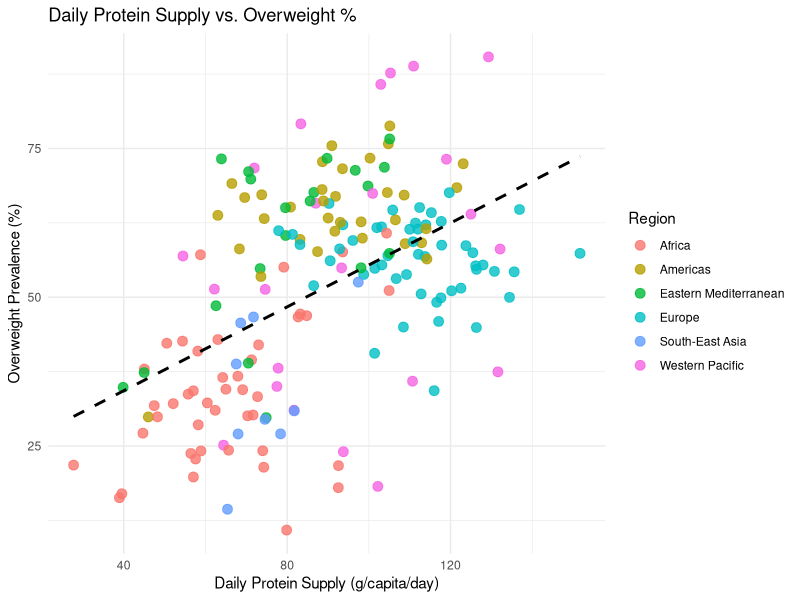
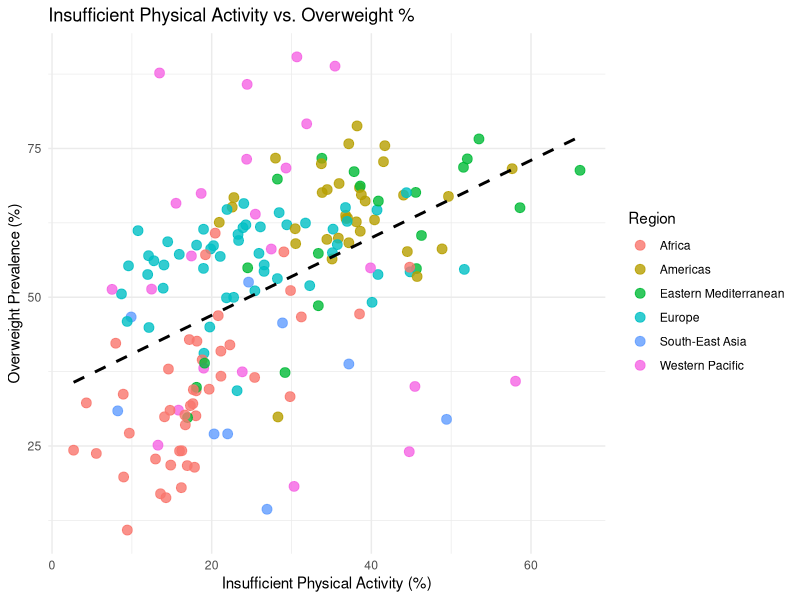
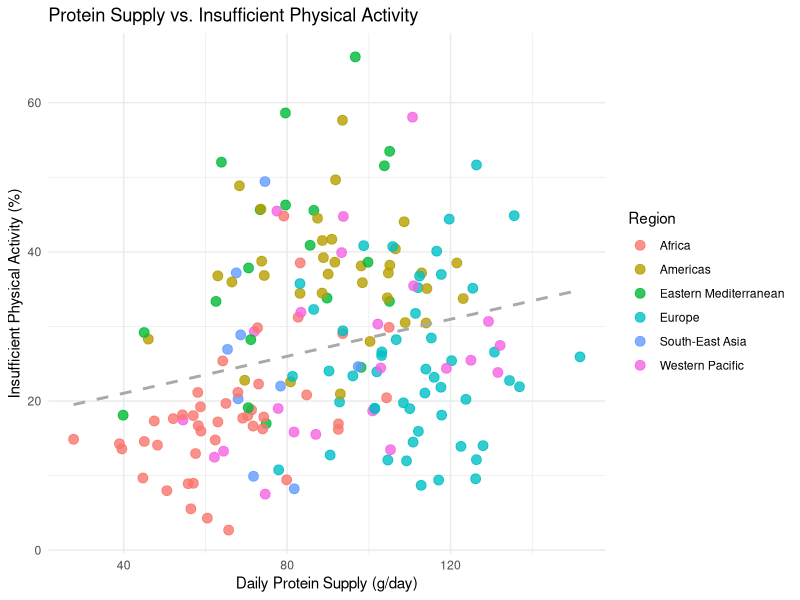
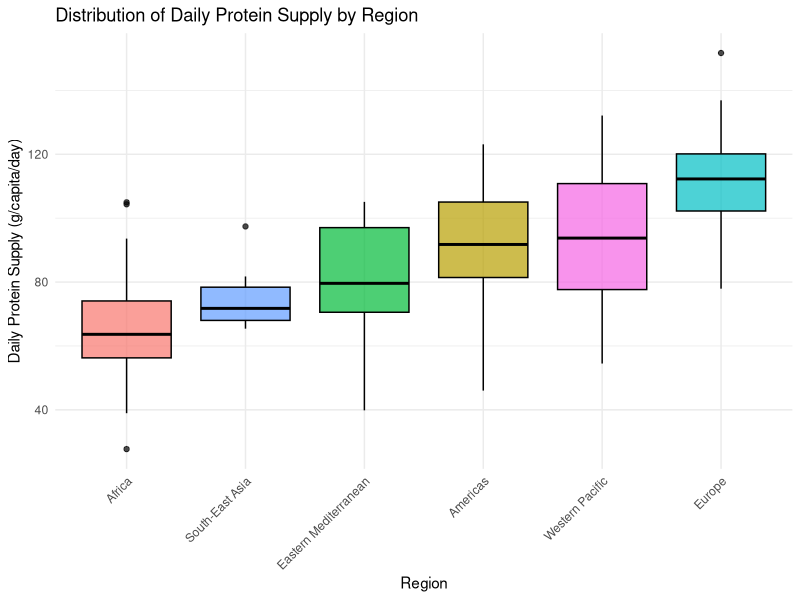
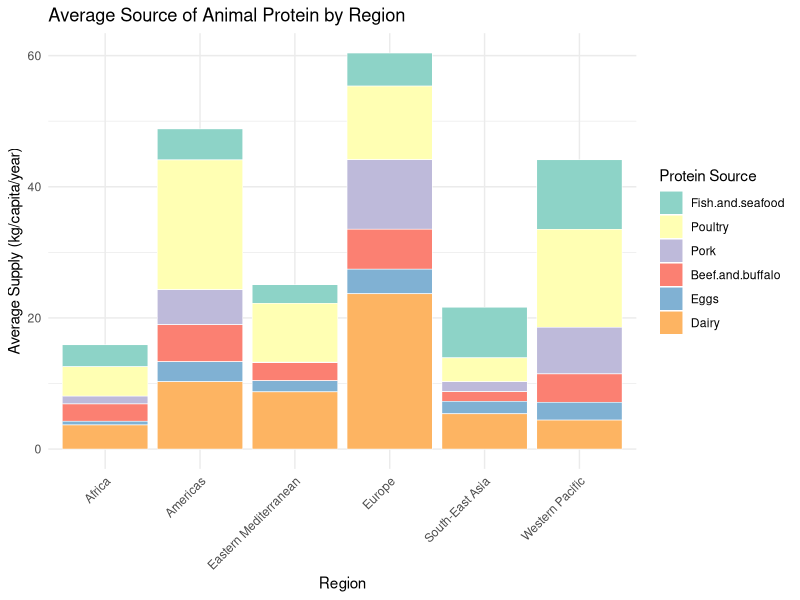
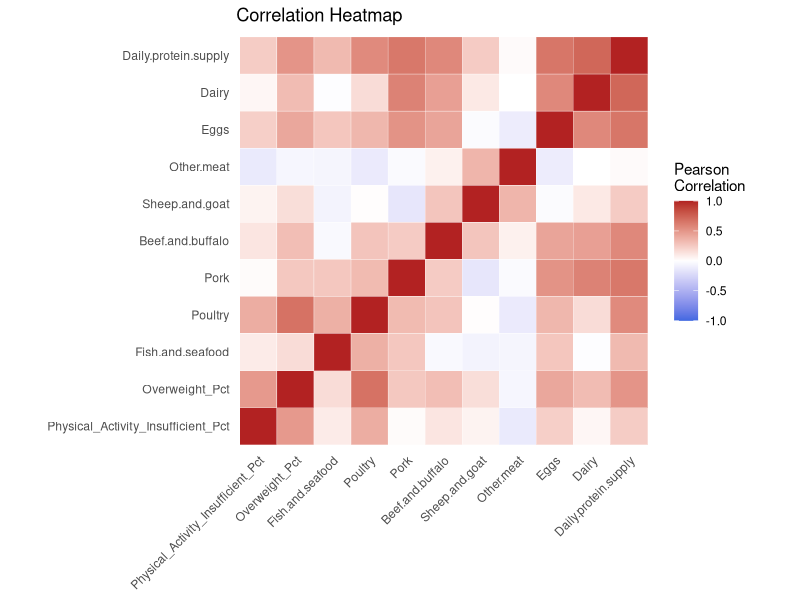
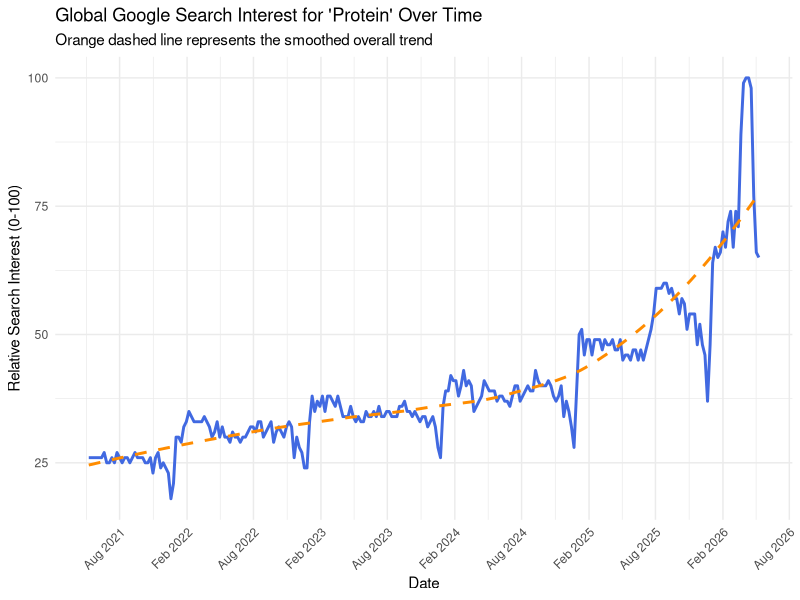
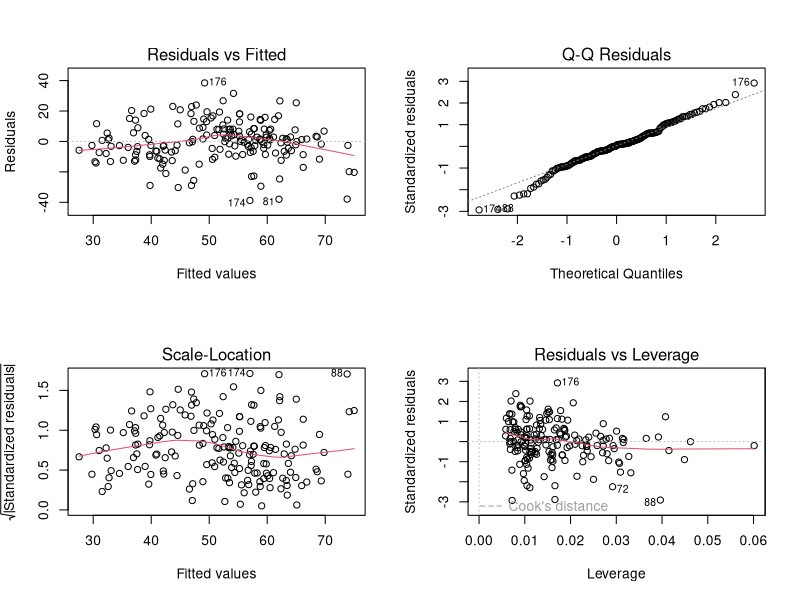

The R source for these figures, in order:
library(ggplot2)
library(reshape2)
library(igraph)
library(ggraph)

master_df <- read.csv("master_dataset_cleaned_with_regions.csv", stringsAsFactors = FALSE)

# Ensure Region is a factor and drop empty levels
master_df$Region <- as.factor(master_df$Region)


# Scatter + regression Daily.protein.supply -> Overweight_Pct

ggplot(master_df, aes(x = Daily.protein.supply, y = Overweight_Pct)) +
  geom_point(aes(color = Region), size = 3, alpha = 0.8) +
  geom_smooth(method = "lm", color = "black", linetype = "dashed", se = FALSE) +
  theme_minimal() +
  labs(title = "Daily Protein Supply vs. Overweight %",
       x = "Daily Protein Supply (g/capita/day)", 
       y = "Overweight Prevalence (%)")


# Scatter + regression Physical Activity -> Overweight_Pct

ggplot(master_df, aes(x = Physical_Activity_Insufficient_Pct, y = Overweight_Pct)) +
  geom_point(aes(color = Region), size = 3, alpha = 0.8) +
  geom_smooth(method = "lm", color = "black", linetype = "dashed", se = FALSE) +
  theme_minimal() +
  labs(title = "Insufficient Physical Activity vs. Overweight %",
       x = "Insufficient Physical Activity (%)", 
       y = "Overweight Prevalence (%)")


# Scatter Daily.protein.supply -> Physical Activity

ggplot(master_df, aes(x = Daily.protein.supply, y = Physical_Activity_Insufficient_Pct)) +
  geom_point(aes(color = Region), size = 3, alpha = 0.8) +
  geom_smooth(method = "lm", color = "darkgray", linetype = "dashed", se = FALSE) +
  theme_minimal() +
  labs(title = "Protein Supply vs. Insufficient Physical Activity",
       x = "Daily Protein Supply (g/day)", 
       y = "Insufficient Physical Activity (%)")


# Boxplot of Daily.protein.supply grouped by Region

ggplot(master_df, aes(x = reorder(Region, Daily.protein.supply, FUN = median, na.rm=TRUE), 
                      y = Daily.protein.supply, fill = Region)) +
  geom_boxplot(alpha = 0.7, color = "black") +
  theme_minimal() +
  theme(axis.text.x = element_text(angle = 45, hjust = 1), legend.position = "none") +
  labs(title = "Distribution of Daily Protein Supply by Region",
       x = "Region", 
       y = "Daily Protein Supply (g/capita/day)")



# Stacked bar chart of average protein types by Region

protein_cols <- c("Fish.and.seafood", "Poultry", "Pork", "Beef.and.buffalo", "Eggs", "Dairy")
agg_protein <- aggregate(master_df[, protein_cols], 
                         by = list(Region = master_df$Region), 
                         FUN = mean, na.rm = TRUE)


# Melting 

melt_protein <- melt(agg_protein, id.vars = "Region", 
                     variable.name = "Protein_Type", value.name = "Supply")

ggplot(melt_protein, aes(x = Region, y = Supply, fill = Protein_Type)) +
  geom_bar(stat = "identity", position = "stack", color = "white", size = 0.2) +
  scale_fill_brewer(palette = "Set3") + # Uses a nice distinct color palette
  theme_minimal() +
  theme(axis.text.x = element_text(angle = 45, hjust = 1)) +
  labs(title = "Average Source of Animal Protein by Region",
       x = "Region", 
       y = "Average Supply (kg/capita/year)",
       fill = "Protein Source")



# Correlation heatmap of all numeric variables
# Isolate numeric columns and drop the 'Year' columns

num_df <- master_df[, sapply(master_df, is.numeric)]
num_df <- num_df[, !grepl("Year", names(num_df))] 

cor_matrix <- cor(num_df, use = "pairwise.complete.obs")
melt_cor <- melt(cor_matrix)

ggplot(melt_cor, aes(x = Var1, y = Var2, fill = value)) +
  geom_tile(color = "white") +
  scale_fill_gradient2(low = "royalblue", high = "firebrick", mid = "white", 
                       midpoint = 0, limit = c(-1,1), name = "Pearson\nCorrelation") +
  theme_minimal() +
  theme(axis.text.x = element_text(angle = 45, vjust = 1, hjust = 1),
        axis.title.x = element_blank(),
        axis.title.y = element_blank(),
        panel.grid = element_blank()) +
  coord_fixed() + # Keeps the heatmap tiles perfectly square
  labs(title = "Correlation Heatmap")


# ==========================================
# 10. Process Google Trends Data (Protein Trend & Map)
# ==========================================

# 1. Read the data (CRITICAL: skip = 2 ignores the Google Trends metadata rows)
df_t <- read.csv("Protein_trend.csv", skip = 2, stringsAsFactors = FALSE)
df_tm <- read.csv("Protein_trend_map.csv", skip = 2, stringsAsFactors = FALSE)

# 2. Clean the Time Series Data (df_t)
names(df_t) <- c("Date", "Global_Trend_Score")
df_t$Date <- as.Date(df_t$Date, format = "%Y-%m-%d")

# 3. Clean the Map Data (df_tm)
names(df_tm) <- c("Country_EN", "Search_Interest")

# Google Trends sometimes uses "<1" for low volumes. This cleans that up and makes it numeric.
df_tm$Search_Interest <- suppressWarnings(as.numeric(gsub("<", "", df_tm$Search_Interest)))

# Remove countries with NA (blank) search interest
df_tm <- subset(df_tm, !is.na(Search_Interest))

# Sort the map data from highest interest to lowest
df_tm <- df_tm[order(-df_tm$Search_Interest), ]


# ==========================================
# 11. Google Trends Visualizations (ggplot2)
# ==========================================

# ---------------------------------------------------------
# Plot 8: Global Search Trend for "Protein" Over Time
# ---------------------------------------------------------
Sys.setlocale("LC_TIME", "C")
p8 <- ggplot(df_t, aes(x = Date, y = Global_Trend_Score)) +
  geom_line(color = "royalblue", size = 1) +
  geom_smooth(method = "loess", color = "darkorange", linetype = "dashed", se = FALSE) + 
  theme_minimal() +
  labs(title = "Global Google Search Interest for 'Protein' Over Time",
       subtitle = "Orange dashed line represents the smoothed overall trend",
       x = "Date", 
       y = "Relative Search Interest (0-100)") +
  scale_x_date(date_breaks = "6 months", date_labels = "%b %Y") +
  theme(axis.text.x = element_text(angle = 45, hjust = 1))

print(p8)


#Test Statistic     

multiple_model <- lm(Overweight_Pct ~ Daily.protein.supply + Physical_Activity_Insufficient_Pct, 
                     data = master_df)

# Print the full summary to the console to get p-values and R-squared
summary(multiple_model)

# 1. First, assign your linear model to a variable so you can reference it
model <- lm(formula = Overweight_Pct ~ Daily.protein.supply + Physical_Activity_Insufficient_Pct, data = master_df)

# 2. Set up the plotting area to show 4 graphs in a 2x2 grid
par(mfrow = c(2, 2))

# 3. Generate the diagnostic plots
plot(model)

# 4. Reset the plotting area back to normal
par(mfrow = c(1, 1))
